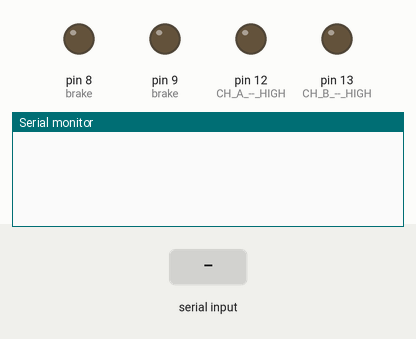
The sketch below on a simulated Arduino Leonardo, built with avr-gcc and run on an emulated ATmega32U4. Parts: output pins drawn as LEDs (lit = HIGH), the last lines printed to the serial monitor. The test bench sets the inputs (shaded band).

Above: at 1.2 s.
1.3 s: "1" received over Serial
At 2.51 s:
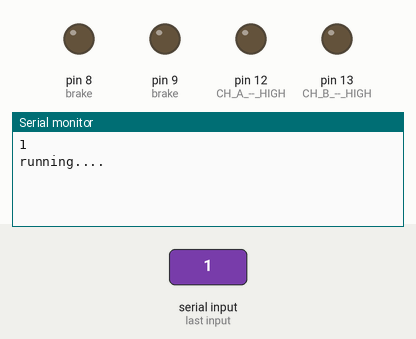
4.0 s: "0" received over Serial
At 4.9 s:
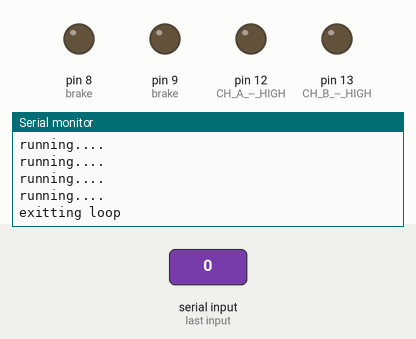

Measured:
- after the input at 1.3 s, the serial monitor: prints a new line after 1.1 s (image 1)
- after the input at 4.0 s, the serial monitor: prints a new line at once (image 2)

The sketch:

Test_communication_Stuart.ino
```cpp
int delaylegnth = 10;


int runme=1;
void setup() {

  //establish motor direction toggle pins
  pinMode(12, OUTPUT); //CH A -- HIGH = forwards and LOW = backwards???
  pinMode(13, OUTPUT); //CH B -- HIGH = forwards and LOW = backwards???

  //establish motor brake pins
  pinMode(9, OUTPUT); //brake (disable) CH A
  pinMode(8, OUTPUT); //brake (disable) CH B

Serial.begin(9600);
    while (!Serial) {
    ; // wait for serial port to connect. Needed for Leonardo only
  }


}
float mm_deplacee=0;

//int pas4=mm_deplacee*25;
int pas4=0;
int i =0;
void loop(){


//serial coms test
//////////////////while(-1){}
  // if we get a valid byte, read analog ins:
  if (Serial.available() > 0) {
    // get incoming byte:
    int runme=1;
    String data = Serial.readString();
    delay(100);
    Serial.println(data);

      while (runme>0){
      delay(100);
      Serial.println("running....");
      if (Serial.available() > 0) {
        Serial.println("exitting loop");
        runme=1;
        break;
      }

      }
  }

}

void GlisCCW(int delaylegnth)
{
    digitalWrite(9, LOW);  //ENABLE CH A
    digitalWrite(8, HIGH); //DISABLE CH B

    digitalWrite(12, HIGH);   //Sets direction of CH A
    analogWrite(3, 255);   //Moves CH A

    delay(delaylegnth);

    digitalWrite(9, HIGH);  //DISABLE CH A
    digitalWrite(8, LOW); //ENABLE CH B

    digitalWrite(13, LOW);   //Sets direction of CH B
    analogWrite(11, 255);   //Moves CH B

    delay(delaylegnth);

    digitalWrite(9, LOW);  //ENABLE CH A
    digitalWrite(8, HIGH); //DISABLE CH B

    digitalWrite(12, LOW);   //Sets direction of CH A
    analogWrite(3, 255);   //Moves CH A

    delay(delaylegnth);

    digitalWrite(9, HIGH);  //DISABLE CH A
    digitalWrite(8, LOW); //ENABLE CH B

    digitalWrite(13, HIGH);   //Sets direction of CH B
    analogWrite(11, 255);   //Moves CH B

    delay(delaylegnth);
}

void GlisCW(int delaylegnth){
    digitalWrite(9, LOW);  //ENABLE CH A
    digitalWrite(8, HIGH); //DISABLE CH B

    digitalWrite(12, HIGH);   //Sets direction of CH A
    analogWrite(3, 255);   //Moves CH A

    delay(delaylegnth);

    digitalWrite(9, HIGH);  //DISABLE CH A
    digitalWrite(8, LOW); //ENABLE CH B

    digitalWrite(13, HIGH);   //Sets direction of CH B
    analogWrite(11, 255);   //Moves CH B

    delay(delaylegnth);

    digitalWrite(9, LOW);  //ENABLE CH A
    digitalWrite(8, HIGH); //DISABLE CH B

    digitalWrite(12, LOW);   //Sets direction of CH A
    analogWrite(3, 255);   //Moves CH A

    delay(delaylegnth);

    digitalWrite(9, HIGH);  //DISABLE CH A
    digitalWrite(8, LOW); //ENABLE CH B

    digitalWrite(13, LOW);   //Sets direction of CH B
    analogWrite(11, 255);   //Moves CH B

    delay(delaylegnth);
}
```
